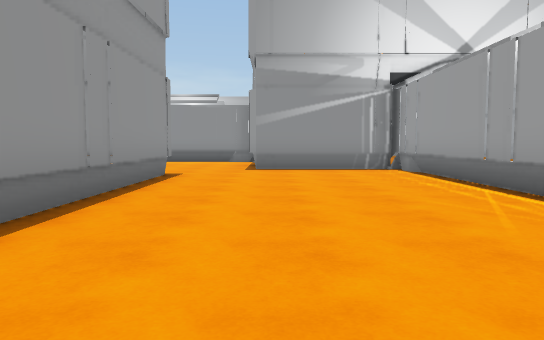
View 1 (above)

22 first-person views from a walk through a scene from a Unity 3-D project. The camera is 1.2 m above the floor, tilts 4° down and sees 70° across. Doors are open. The floor is counted in squares, 2 m on a side. Each view is taken from the middle of a square. On the plan, view 1 faces up. The plan holds only what a view shows up to about 11 squares ahead; the rest is blank. The place goes on beyond the plan. The player is left out. Some surface patterns are stand-ins.

View 2
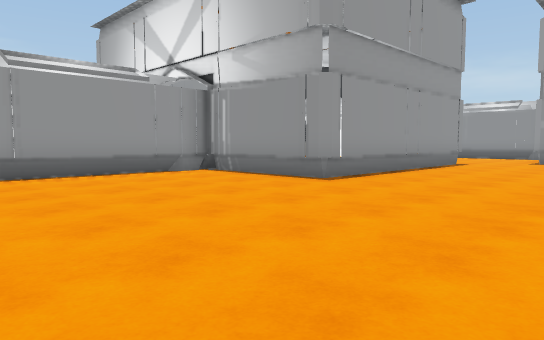

View 3
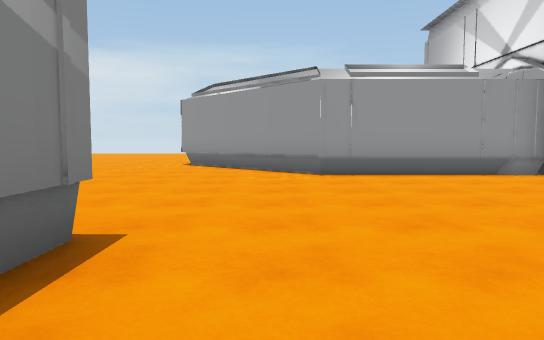

View 4
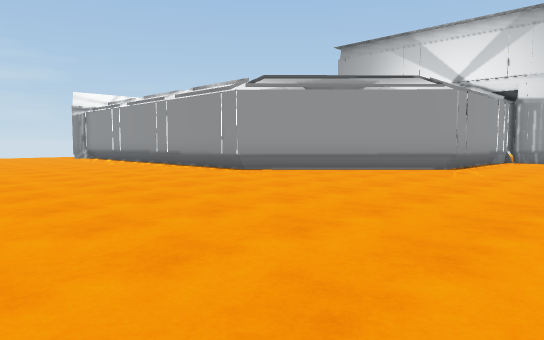

View 5
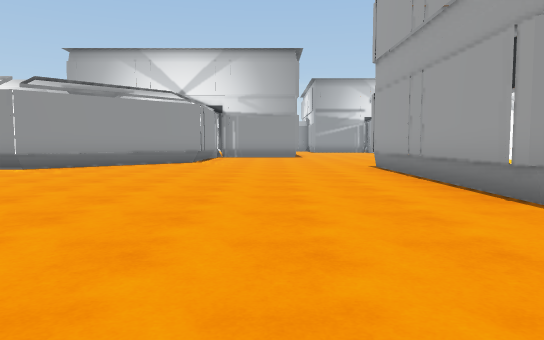

View 6
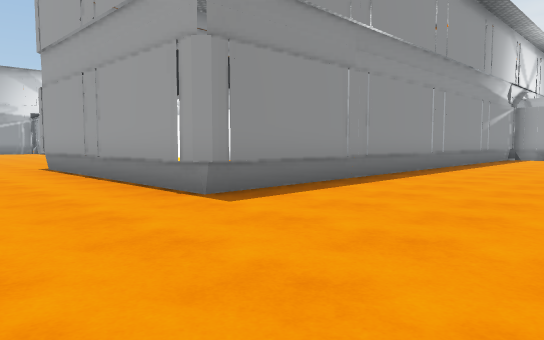

View 7
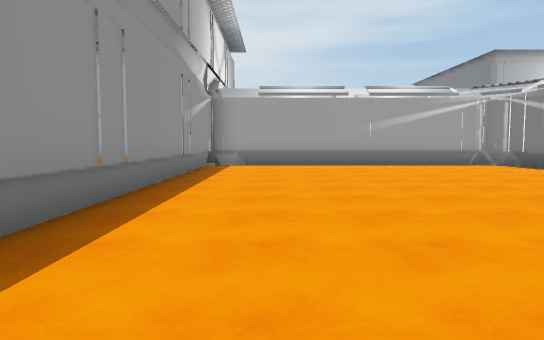

View 8
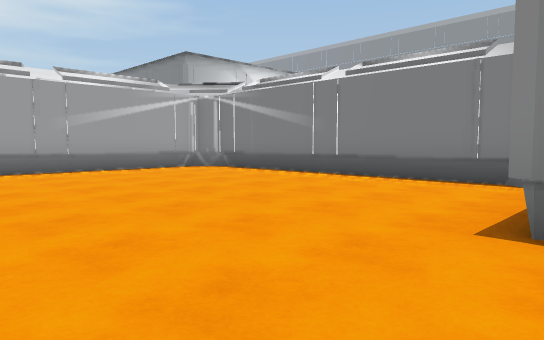

View 9
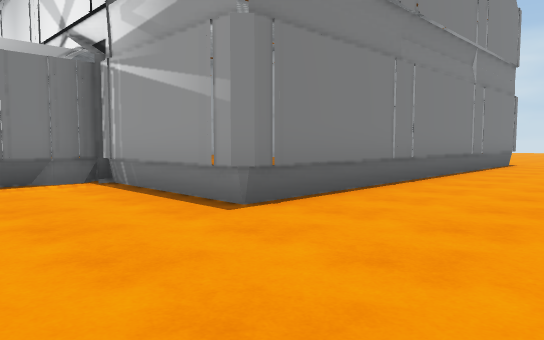

View 10
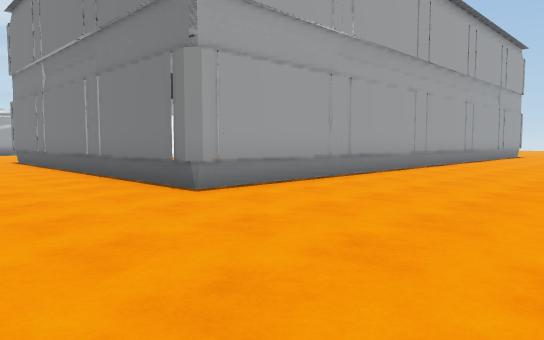

View 11
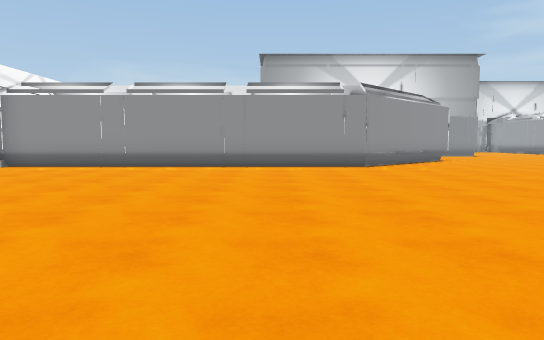

View 12
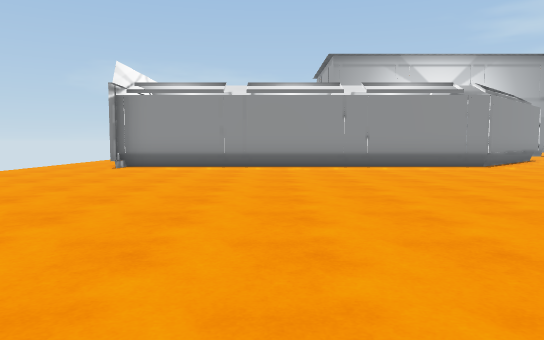

View 13
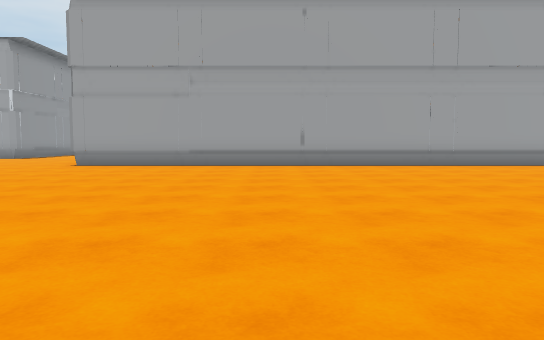

View 14
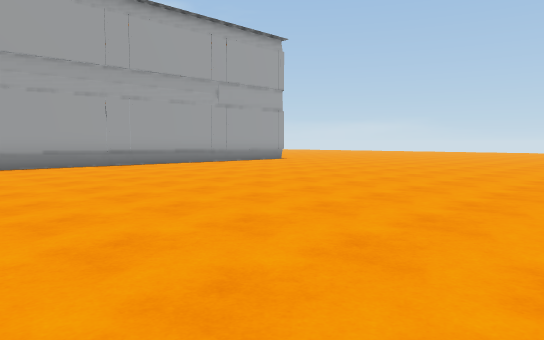

View 15
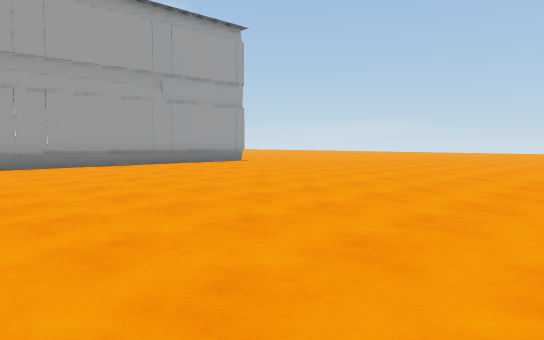

View 16
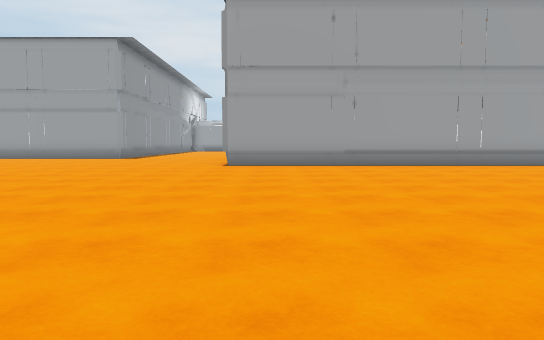

View 17
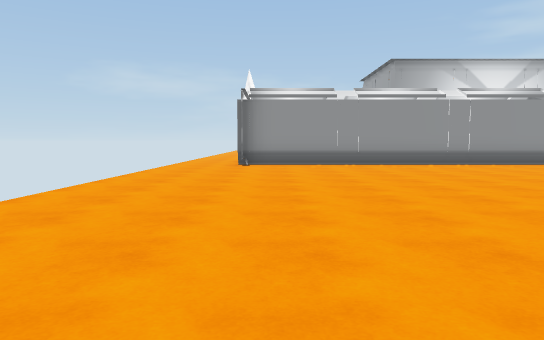

View 18
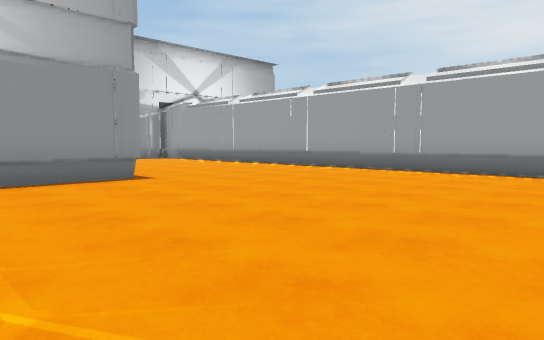

View 19
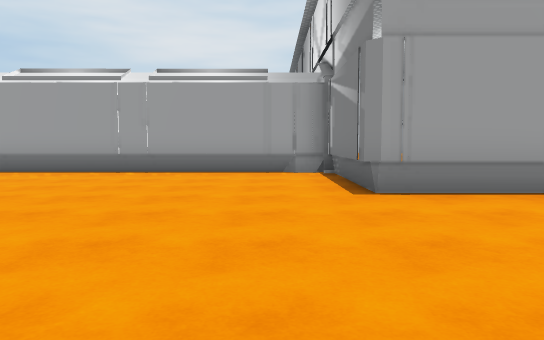

View 20
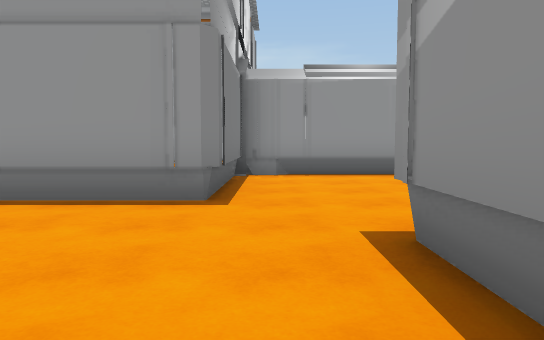

View 21
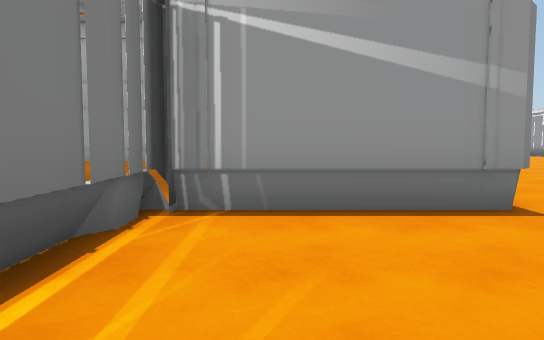

View 22
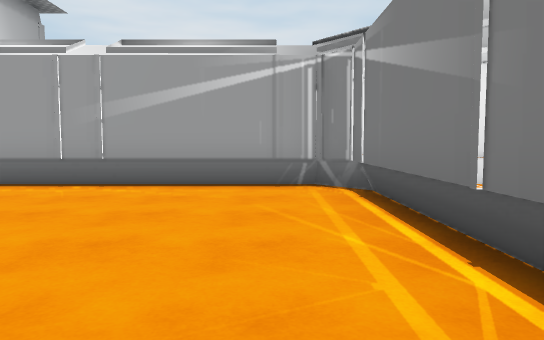

### Floor plan
Points are (right, up) in squares from view 1. A wall is a line through its corners. A room is listed if a view was taken in it or the views show most of it. See-through windows are left out.
Room 1 (views 1, 2, 3, 4, 5, 6, 7, 8, 9, 10, 11, 12, 13, 14, 15, 16, 17, 18, 19, 20, 21, 22)
walls: (-5.4, -3.3) (-8.6, -6.5) (-18, -6.5); (-17.8, -6.3) (-17.8, -7); (-4.9, -28.5) (-4.9, -15.7) (4.7, -15.7) (4.7, -19) (12, -19); (11.7, -19.2) (12.6, -18.5); (12.4, -18.8) (12.4, -11.4) (-0.5, -11.4) (-0.5, -5.1) (2.8, -5.1) (2.8, 8.7) (-0.4, 8.7); (-1.9, 7.5) (-1.9, 1.1) (-5.2, 1.1) (-5.2, -3.1)
low walls: (-8.6, -6.3) (-17.8, -6.3); (5.4, -19.2) (11.7, -19.2); (3, -4.4) (3, 2.4); (-5.4, 0.5) (-5.4, -3.3); (3, 4.3) (3, 7.4)
ways out: opening at (-19, -7); opening at (-2, 8); open door at (12, -12)

Positions as (right, up) in squares from view 1, and headings:
1: (0, 0), facing up
2: (2, -4), facing up-left
3: (2, -4), facing left
4: (-2, -12), facing up-left
5: (-3, -15), facing up
6: (-3, -15), facing up-right
7: (2, -13), facing right
8: (4, -13), facing down-right
9: (7, -13), facing down-left
10: (-9, -13), facing down-right
11: (-11, -16), facing up
12: (-14, -16), facing up
13: (-15, -21), facing right
14: (-15, -21), facing down-right
15: (-15, -23), facing down-right
16: (-15, -17), facing right
17: (-17, -17), facing up
18: (-5, -5), facing up-right
19: (-5, -4), facing right
20: (2, 8), facing left
21: (8, -18), facing left
22: (7, -18), facing right
